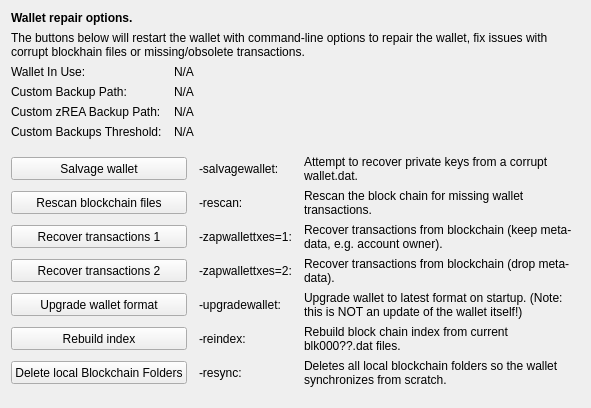
     <widget class="QWidget" name="tab_repair">
      <attribute name="title">
       <string>&amp;Wallet Repair</string>
      </attribute>
      <layout class="QGridLayout" name="gridLayout_4" columnstretch="0,0,0,0">
       <property name="horizontalSpacing">
        <number>12</number>
       </property>
       <item row="0" column="0" colspan="4">
        <widget class="QLabel" name="label_repair_header">
         <property name="font">
          <font>
           <weight>75</weight>
           <bold>true</bold>
          </font>
         </property>
         <property name="text">
          <string>Wallet repair options.</string>
         </property>
        </widget>
       </item>
       <item row="1" column="0" colspan="4">
        <widget class="QLabel" name="label_repair_helptext">
         <property name="font">
          <font>
           <weight>50</weight>
           <bold>false</bold>
          </font>
         </property>
         <property name="text">
          <string>The buttons below will restart the wallet with command-line options to repair the wallet, fix issues with corrupt blockhain files or missing/obsolete transactions.</string>
         </property>
         <property name="wordWrap">
          <bool>true</bool>
         </property>
        </widget>
       </item>
       <item row="2" column="0">
        <widget class="QLabel" name="wallet_path_label">
         <property name="text">
          <string>Wallet In Use:</string>
         </property>
        </widget>
       </item>
       <item row="2" column="1" colspan="3">
        <widget class="QLabel" name="wallet_path">
         <property name="cursor">
          <cursorShape>IBeamCursor</cursorShape>
         </property>
         <property name="text">
          <string>N/A</string>
         </property>
         <property name="textFormat">
          <enum>Qt::PlainText</enum>
         </property>
         <property name="textInteractionFlags">
          <set>Qt::LinksAccessibleByMouse|Qt::TextSelectableByKeyboard|Qt::TextSelectableByMouse</set>
         </property>
        </widget>
       </item>
       <item row="3" column="0">
        <widget class="QLabel" name="wallet_custombackuppath_label">
         <property name="text">
          <string>Custom Backup Path:</string>
         </property>
         <property name="visible">
          <bool>false</bool>
         </property>
        </widget>
       </item>
       <item row="3" column="1" colspan="3">
        <widget class="QLabel" name="wallet_custombackuppath">
         <property name="cursor">
          <cursorShape>IBeamCursor</cursorShape>
         </property>
         <property name="text">
          <string>N/A</string>
         </property>
         <property name="textFormat">
          <enum>Qt::PlainText</enum>
         </property>
         <property name="textInteractionFlags">
          <set>Qt::LinksAccessibleByMouse|Qt::TextSelectableByKeyboard|Qt::TextSelectableByMouse</set>
         </property>
         <property name="visible">
          <bool>false</bool>
         </property>
        </widget>
       </item>
       <item row="4" column="0">
        <widget class="QLabel" name="wallet_customzreabackuppath_label">
         <property name="text">
          <string>Custom zREA Backup Path:</string>
         </property>
         <property name="visible">
          <bool>false</bool>
         </property>
        </widget>
       </item>
       <item row="4" column="1" colspan="3">
        <widget class="QLabel" name="wallet_customzreabackuppath">
         <property name="cursor">
          <cursorShape>IBeamCursor</cursorShape>
         </property>
         <property name="text">
          <string>N/A</string>
         </property>
         <property name="textFormat">
          <enum>Qt::PlainText</enum>
         </property>
         <property name="textInteractionFlags">
          <set>Qt::LinksAccessibleByMouse|Qt::TextSelectableByKeyboard|Qt::TextSelectableByMouse</set>
         </property>
         <property name="visible">
          <bool>false</bool>
         </property>
        </widget>
       </item>
       <item row="5" column="0">
        <widget class="QLabel" name="wallet_custombackupthreshold_label">
         <property name="text">
          <string>Custom Backups Threshold:</string>
         </property>
         <property name="visible">
          <bool>false</bool>
         </property>
        </widget>
       </item>
       <item row="5" column="1" colspan="3">
        <widget class="QLabel" name="wallet_custombackupthreshold">
         <property name="cursor">
          <cursorShape>IBeamCursor</cursorShape>
         </property>
         <property name="text">
          <string>N/A</string>
         </property>
         <property name="textFormat">
          <enum>Qt::PlainText</enum>
         </property>
         <property name="textInteractionFlags">
          <set>Qt::LinksAccessibleByMouse|Qt::TextSelectableByKeyboard|Qt::TextSelectableByMouse</set>
         </property>
         <property name="visible">
          <bool>false</bool>
         </property>
        </widget>
       </item>
       <item row="6" column="0">
        <spacer name="verticalSpacer_repair1">
         <property name="orientation">
          <enum>Qt::Vertical</enum>
         </property>
         <property name="sizeHint" stdset="0">
          <size>
           <width>10</width>
           <height>10</height>
          </size>
         </property>
        </spacer>
       </item>
       <item row="7" column="0" colspan="2">
        <widget class="QPushButton" name="btn_salvagewallet">
         <property name="minimumSize">
          <size>
           <width>100</width>
           <height>23</height>
          </size>
         </property>
         <property name="text">
          <string>Salvage wallet</string>
         </property>
        </widget>
       </item>
       <item row="7" column="2">
        <widget class="QLabel" name="label_repair_salvage_command">
         <property name="text">
          <string notr="true">-salvagewallet:</string>
         </property>
        </widget>
       </item>
       <item row="7" column="3">
        <widget class="QLabel" name="label_repair_salvage">
         <property name="text">
          <string>Attempt to recover private keys from a corrupt wallet.dat.</string>
         </property>
         <property name="wordWrap">
          <bool>true</bool>
         </property>
        </widget>
       </item>
       <item row="8" column="0" colspan="2">
        <widget class="QPushButton" name="btn_rescan">
         <property name="minimumSize">
          <size>
           <width>100</width>
           <height>23</height>
          </size>
         </property>
         <property name="text">
          <string>Rescan blockchain files</string>
         </property>
        </widget>
       </item>
       <item row="8" column="2">
        <widget class="QLabel" name="label_repair_rescan_command">
         <property name="text">
          <string notr="true">-rescan:</string>
         </property>
        </widget>
       </item>
       <item row="8" column="3">
        <widget class="QLabel" name="label_repair_rescan">
         <property name="text">
          <string>Rescan the block chain for missing wallet transactions.</string>
         </property>
         <property name="wordWrap">
          <bool>true</bool>
         </property>
        </widget>
       </item>
       <item row="9" column="0" colspan="2">
        <widget class="QPushButton" name="btn_zapwallettxes1">
         <property name="minimumSize">
          <size>
           <width>100</width>
           <height>23</height>
          </size>
         </property>
         <property name="text">
          <string>Recover transactions 1</string>
         </property>
        </widget>
       </item>
       <item row="9" column="2">
        <widget class="QLabel" name="label_repair_zap1_command">
         <property name="text">
          <string notr="true">-zapwallettxes=1:</string>
         </property>
        </widget>
       </item>
       <item row="9" column="3">
        <widget class="QLabel" name="label_repair_zap1">
         <property name="text">
          <string>Recover transactions from blockchain (keep meta-data, e.g. account owner).</string>
         </property>
         <property name="wordWrap">
          <bool>true</bool>
         </property>
        </widget>
       </item>
       <item row="10" column="0" colspan="2">
        <widget class="QPushButton" name="btn_zapwallettxes2">
         <property name="minimumSize">
          <size>
           <width>100</width>
           <height>23</height>
          </size>
         </property>
         <property name="text">
          <string>Recover transactions 2</string>
         </property>
        </widget>
       </item>
       <item row="10" column="2">
        <widget class="QLabel" name="label_repair_zap2_command">
         <property name="text">
          <string notr="true">-zapwallettxes=2:</string>
         </property>
        </widget>
       </item>
       <item row="10" column="3">
        <widget class="QLabel" name="label_repair_zap2">
         <property name="text">
          <string>Recover transactions from blockchain (drop meta-data).</string>
         </property>
         <property name="wordWrap">
          <bool>true</bool>
         </property>
        </widget>
       </item>
       <item row="11" column="0" colspan="2">
        <widget class="QPushButton" name="btn_upgradewallet">
         <property name="minimumSize">
          <size>
           <width>100</width>
           <height>23</height>
          </size>
         </property>
         <property name="text">
          <string>Upgrade wallet format</string>
         </property>
        </widget>
       </item>
       <item row="11" column="2">
        <widget class="QLabel" name="label_repair_upgrade_command">
         <property name="text">
          <string notr="true">-upgradewallet:</string>
         </property>
        </widget>
       </item>
       <item row="11" column="3">
        <widget class="QLabel" name="label_repair_upgrade">
         <property name="text">
          <string>Upgrade wallet to latest format on startup. (Note: this is NOT an update of the wallet itself!)</string>
         </property>
         <property name="wordWrap">
          <bool>true</bool>
         </property>
        </widget>
       </item>
       <item row="12" column="0" colspan="2">
        <widget class="QPushButton" name="btn_reindex">
         <property name="minimumSize">
          <size>
           <width>100</width>
           <height>23</height>
          </size>
         </property>
         <property name="text">
          <string>Rebuild index</string>
         </property>
        </widget>
       </item>
       <item row="12" column="2">
        <widget class="QLabel" name="label_repair_reindex_command">
         <property name="text">
          <string notr="true">-reindex:</string>
         </property>
        </widget>
       </item>
       <item row="12" column="3">
        <widget class="QLabel" name="label_repair_reindex">
         <property name="text">
          <string>Rebuild block chain index from current blk000??.dat files.</string>
         </property>
         <property name="wordWrap">
          <bool>true</bool>
         </property>
        </widget>
       </item>
       <item row="13" column="0" colspan="2">
        <widget class="QPushButton" name="btn_resync">
         <property name="minimumSize">
          <size>
           <width>100</width>
           <height>23</height>
          </size>
         </property>
         <property name="text">
          <string>Delete local Blockchain Folders</string>
         </property>
        </widget>
       </item>
       <item row="13" column="2">
        <widget class="QLabel" name="label_repair_resync_command">
         <property name="text">
          <string>-resync:</string>
         </property>
        </widget>
       </item>
       <item row="13" column="3">
        <widget class="QLabel" name="label_repair_resync">
         <property name="text">
          <string>Deletes all local blockchain folders so the wallet synchronizes from scratch.</string>
         </property>
         <property name="wordWrap">
          <bool>true</bool>
         </property>
        </widget>
       </item>
       <item row="14" column="0">
        <spacer name="verticalSpacer_repair2">
         <property name="orientation">
          <enum>Qt::Vertical</enum>
         </property>
         <property name="sizeHint" stdset="0">
          <size>
           <width>20</width>
           <height>10</height>
          </size>
         </property>
        </spacer>
       </item>
      </layout>
     </widget>
